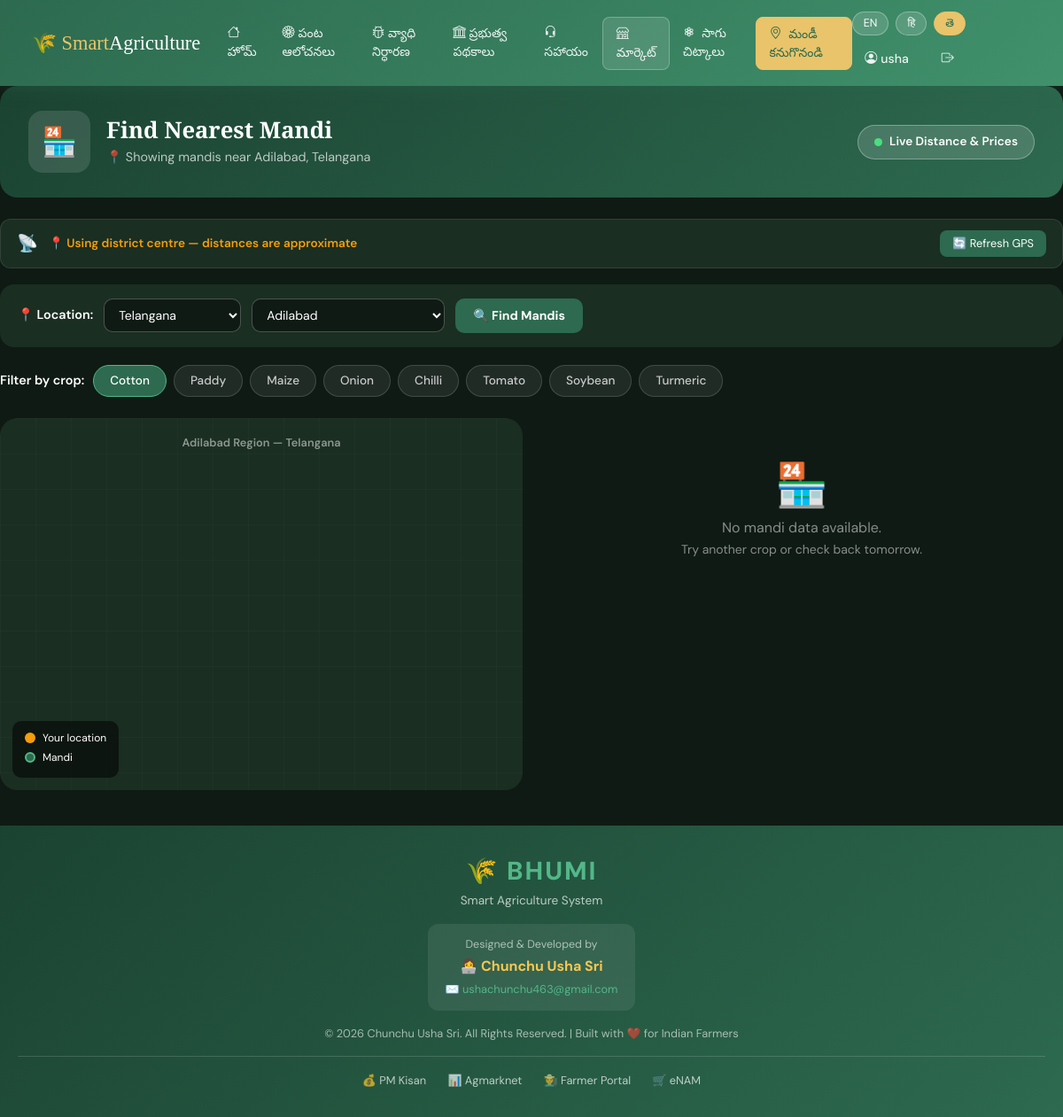
Page /nearest-mandi (signed in) on the committed database.
### app.py (models this page shows)
class Farmer(UserMixin, db.Model):
    id = db.Column(db.Integer, primary_key=True)
    name = db.Column(db.String(100), nullable=False)
    phone = db.Column(db.String(15), unique=True, nullable=False)
    email = db.Column(db.String(120), unique=True, nullable=False)
    password = db.Column(db.String(200), nullable=False)
    state = db.Column(db.String(50))
    district = db.Column(db.String(50))
    language = db.Column(db.String(10), default='en')
    profile_photo = db.Column(db.String(200), default='default.png')
    reset_token = db.Column(db.String(100))
    reset_expiry = db.Column(db.DateTime)
    is_admin = db.Column(db.Boolean, default=False)
    created_at = db.Column(db.DateTime, default=datetime.utcnow)

### app.py (the view)
@app.route('/nearest-mandi')
@login_required
def nearest_mandi():
    state    = current_user.state    or 'Telangana'
    district = current_user.district or 'Warangal'
    return render_template('nearest_mandi.html',
                           state=state,
                           district=district,
                           districts=STATES_DISTRICTS,
                           states=list(STATES_DISTRICTS.keys()))

### app.py (called while the page is built)
@login_manager.user_loader
def load_user(user_id):
    return Farmer.query.get(int(user_id))

def t(key):
    lang = session.get('language', 'en')
    return TRANSLATIONS.get(lang, TRANSLATIONS['en']).get(key, key)

### templates/nearest_mandi.html (shortened to what this page needs)
{% extends "base.html" %}
{% block content %}
<div class="nm-hero">
  <div class="nm-hero-left">
    <div class="nm-icon">🏪</div>
    <div>
      <h2 class="nm-title">Find Nearest Mandi</h2>
      <p class="nm-sub" id="heroSub">📍 Showing mandis near {{ district }}, {{ state }}</p>
    </div>
  </div>
  <div class="nm-live-badge">
    <span class="nm-live-dot"></span>
    Live Distance &amp; Prices
  </div>
</div>
<div class="gps-bar">
  <span style="font-size:1.2rem;">📡</span>
  <span id="gpsStatus" class="gps-wait">Requesting GPS location...</span>
  <button onclick="requestGPS()" style="margin-left:auto;background:#2d6a4f;color:#fff;border:none;border-radius:8px;padding:5px 14px;font-size:.8rem;cursor:pointer;">🔄 Refresh GPS</button>
</div>
<div class="nm-controls">
  <label style="color:#fff;font-weight:600;font-size:.9rem;white-space:nowrap;">📍 Location:</label>
  <select id="stateSelect" class="nm-select" onchange="loadDistricts(this.value)">
    {% for s in states %}
    <option value="{{ s }}" {% if s == state %}selected{% endif %}>{{ s }}</option>
    {% endfor %}
  </select>
  <select id="districtSelect" class="nm-select">
    {% for d in districts.get(state, []) %}
    <option value="{{ d }}" {% if d == district %}selected{% endif %}>{{ d }}</option>
    {% endfor %}
  </select>
  <button class="nm-search-btn" onclick="searchMandis()">🔍 Find Mandis</button>
</div>
<div class="crop-filter">
  <label>Filter by crop:</label>
  <div style="display:flex;flex-wrap:wrap;gap:8px;">
    <button class="crop-btn active" onclick="selectCrop(this,'Cotton')">Cotton</button>
    <button class="crop-btn" onclick="selectCrop(this,'Paddy')">Paddy</button>
    <button class="crop-btn" onclick="selectCrop(this,'Maize')">Maize</button>
    <button class="crop-btn" onclick="selectCrop(this,'Onion')">Onion</button>
    <button class="crop-btn" onclick="selectCrop(this,'Chilli')">Chilli</button>
    <button class="crop-btn" onclick="selectCrop(this,'Tomato')">Tomato</button>
    <button class="crop-btn" onclick="selectCrop(this,'Soybean')">Soybean</button>
    <button class="crop-btn" onclick="selectCrop(this,'Turmeric')">Turmeric</button>
  </div>
</div>
<div class="nm-layout">
  <div class="nm-map">
    <div class="map-area">
      <div class="map-label" id="mapLabel">{{ district }} Region — {{ state }}</div>
      <div class="map-legend">
        <div class="map-legend-item"><span class="ldot-y"></span>Your location</div>
        <div class="map-legend-item"><span class="ldot-g"></span>Mandi</div>
      </div>
    </div>
  </div>
  <div>
    <div id="nmNoData" class="nm-no-data">
      <div style="font-size:3rem;">🏪</div>
      <p style="color:rgba(255,255,255,.5);">No mandi data available.<br>
      <small>Try another crop or check back tomorrow.</small></p>
    </div>
  </div>
</div>
{% endblock %}

### templates/base.html (shortened to what this page needs)
<!DOCTYPE html>
<html lang="en">
<head>
<link href="https://cdn.jsdelivr.net/npm/bootstrap@5.3.0/dist/css/bootstrap.min.css" rel="stylesheet">
<link rel="stylesheet" href="https://cdn.jsdelivr.net/npm/bootstrap-icons@1.11.0/font/bootstrap-icons.css">
</head>
<body>
{% if current_user.is_authenticated %}
<nav class="navbar navbar-expand-lg">
  <div class="container-fluid">
    <a class="navbar-brand" href="{{ url_for('home') }}">🌾 <span>Smart</span>Agriculture</a>
    <div class="collapse navbar-collapse" id="navbarNav">
      <ul class="navbar-nav me-auto">
        <li class="nav-item"><a class="nav-link {% if request.endpoint=='home' %}active{% endif %}" href="{{ url_for('home') }}"><i class="bi bi-house"></i>{{ t('home') }}</a></li>
        <li class="nav-item"><a class="nav-link {% if request.endpoint=='crop_ideas' %}active{% endif %}" href="{{ url_for('crop_ideas') }}"><i class="bi bi-flower1"></i>{{ t('crop_ideas') }}</a></li>
        <li class="nav-item"><a class="nav-link {% if request.endpoint=='disease_prediction' %}active{% endif %}" href="{{ url_for('disease_prediction') }}"><i class="bi bi-bug"></i>{{ t('disease_prediction') }}</a></li>
        <li class="nav-item"><a class="nav-link {% if request.endpoint=='schemes' %}active{% endif %}" href="{{ url_for('schemes') }}"><i class="bi bi-bank"></i>{{ t('schemes') }}</a></li>
        <li class="nav-item"><a class="nav-link {% if request.endpoint=='help_contact' %}active{% endif %}" href="{{ url_for('help_contact') }}"><i class="bi bi-headset"></i>{{ t('help') }}</a></li>
        <li class="nav-item">
          <a class="nav-link market-link {% if request.endpoint=='market' %}active{% endif %}" href="{{ url_for('market') }}">
            <i class="bi bi-shop"></i>
            {% if session.get('language','en')=='te' %}మార్కెట్
            {% elif session.get('language','en')=='hi' %}मार्केट
            {% else %}Market{% endif %}
          </a>
        </li>
        <li class="nav-item">
          <a class="nav-link {% if request.endpoint=='cultivation' %}active{% endif %}" href="{{ url_for('cultivation') }}">
            <i class="bi bi-flower3"></i>
            {% if session.get('language','en')=='te' %}సాగు చిట్కాలు
            {% elif session.get('language','en')=='hi' %}खेती टिप्स
            {% else %}Cultivation{% endif %}
          </a>
        </li>
        <li class="nav-item">
          <a class="nav-link market-link {% if request.endpoint=='nearest_mandi' %}active{% endif %}" href="{{ url_for('nearest_mandi') }}">
            <i class="bi bi-geo-alt"></i>
            {% if session.get('language','en')=='te' %}మండీ కనుగొనండి
            {% elif session.get('language','en')=='hi' %}मंडी खोजें
            {% else %}Nearest Mandi{% endif %}
          </a>
        </li>
      </ul>
      <div class="d-flex align-items-center gap-2 flex-wrap">
        <a href="{{ url_for('set_language', lang='en') }}" class="lang-btn {% if session.get('language','en')=='en' %}active-lang{% endif %}">EN</a>
        <a href="{{ url_for('set_language', lang='hi') }}" class="lang-btn {% if session.get('language')=='hi' %}active-lang{% endif %}">हि</a>
        <a href="{{ url_for('set_language', lang='te') }}" class="lang-btn {% if session.get('language')=='te' %}active-lang{% endif %}">తె</a>
        <a href="{{ url_for('profile') }}" class="nav-link"><i class="bi bi-person-circle"></i>{{ current_user.name.split()[0] }}</a>
        <a href="{{ url_for('logout') }}" class="nav-link"><i class="bi bi-box-arrow-right"></i></a>
      </div>
    </div>
  </div>
</nav>
{% endif %}
{% block content %}{% endblock %}
<footer style="background:linear-gradient(135deg,#1b4332,#2d6a4f);color:white;padding:30px 20px;margin-top:40px;text-align:center;">
  <div style="margin-bottom:15px;">
    <div style="font-size:1.8rem;font-weight:800;color:#52b788;letter-spacing:2px;">🌾 BHUMI</div>
    <div style="font-size:0.85rem;color:rgba(255,255,255,0.7);margin-top:2px;">Smart Agriculture System</div>
  </div>
  <div style="background:rgba(255,255,255,0.08);border-radius:12px;padding:14px 20px;display:inline-block;margin-bottom:16px;">
    <div style="font-size:0.78rem;color:rgba(255,255,255,0.6);margin-bottom:4px;">Designed & Developed by</div>
    <div style="font-size:1rem;font-weight:700;color:#f9c74f;">👩‍💻 Chunchu Usha Sri</div>
    <div style="font-size:0.8rem;margin-top:4px;">
      <a href="mailto:ushachunchu463@gmail.com"
         style="color:#52b788;text-decoration:none;">
        ✉️ ushachunchu463@gmail.com
      </a>
    </div>
  </div>
  <div style="font-size:0.8rem;color:rgba(255,255,255,0.6);margin-bottom:16px;">
    © 2026 Chunchu Usha Sri. All Rights Reserved. | Built with ❤️ for Indian Farmers
  </div>
  <div style="border-top:1px solid rgba(255,255,255,0.15);padding-top:14px;">
    <a href="https://pmkisan.gov.in"  target="_blank" style="color:rgba(255,255,255,0.7);text-decoration:none;margin:0 10px;font-size:0.8rem;">💰 PM Kisan</a>
    <a href="https://agmarknet.gov.in" target="_blank" style="color:rgba(255,255,255,0.7);text-decoration:none;margin:0 10px;font-size:0.8rem;">📊 Agmarknet</a>
    <a href="https://farmer.gov.in"   target="_blank" style="color:rgba(255,255,255,0.7);text-decoration:none;margin:0 10px;font-size:0.8rem;">👨‍🌾 Farmer Portal</a>
    <a href="https://enam.gov.in"     target="_blank" style="color:rgba(255,255,255,0.7);text-decoration:none;margin:0 10px;font-size:0.8rem;">🛒 eNAM</a>
  </div>
</footer>
</body>
</html>

### templates/base.html (style rules this page uses)
:root { --green:#2d6a4f;--green-light:#40916c;--green-pale:#d8f3dc;--gold:#e9c46a;--earth:#6b4226;--red:#c1121f;--blue:#0077b6;--purple:#6f42c1;--text:#1b1b1b; }
* { box-sizing:border-box; }
body { font-family:'DM Sans',sans-serif;background:#f5f9f5;color:var(--text);min-height:100vh; }
h1,h2,h3,.brand { font-family:'Playfair Display',serif; }
.navbar { background:linear-gradient(135deg,var(--green) 0%,var(--green-light) 100%);padding:.8rem 1.5rem;box-shadow:0 2px 20px rgba(45,106,79,.3); }
.navbar-brand { color:white!important;font-family:'Playfair Display',serif;font-size:1.4rem; }
.navbar-brand span { color:var(--gold); }
.nav-link { color:rgba(255,255,255,.9)!important;font-weight:500;padding:.5rem .9rem!important;border-radius:8px;transition:all .2s;font-size:.88rem; }
.nav-link:hover,.nav-link.active { background:rgba(255,255,255,.18);color:white!important; }
.nav-link i { margin-right:4px; }
.lang-btn { background:rgba(255,255,255,.15);border:1px solid rgba(255,255,255,.3);color:white;border-radius:20px;padding:3px 12px;font-size:.78rem;cursor:pointer;text-decoration:none;transition:all .2s; }
.lang-btn:hover,.lang-btn.active-lang { background:var(--gold);color:var(--green);border-color:var(--gold); }
footer { background:linear-gradient(135deg,var(--green),var(--earth));color:rgba(255,255,255,.85);padding:2rem;margin-top:4rem;text-align:center; }
footer a { color:var(--gold);text-decoration:none; }
.nav-link.market-link { background:rgba(255,255,255,.12);border:1px solid rgba(255,255,255,.25);margin-left:2px; }
.nav-link.market-link.active,.nav-link.market-link:hover { background:var(--gold)!important;color:var(--green)!important;border-color:var(--gold); }

### rows in the picture
Farmer: name "usha", district "Adilabad", state "Telangana", district+state "Adilabad"

### other values in the picture
{{ t('home') }} "హోమ్"
{{ t('crop_ideas') }} "పంట ఆలోచనలు"
{{ t('disease_prediction') }} "వ్యాధి నిర్ధారణ"
{{ t('schemes') }} "ప్రభుత్వ పథకాలు"
{{ t('help') }} "సహాయం"
